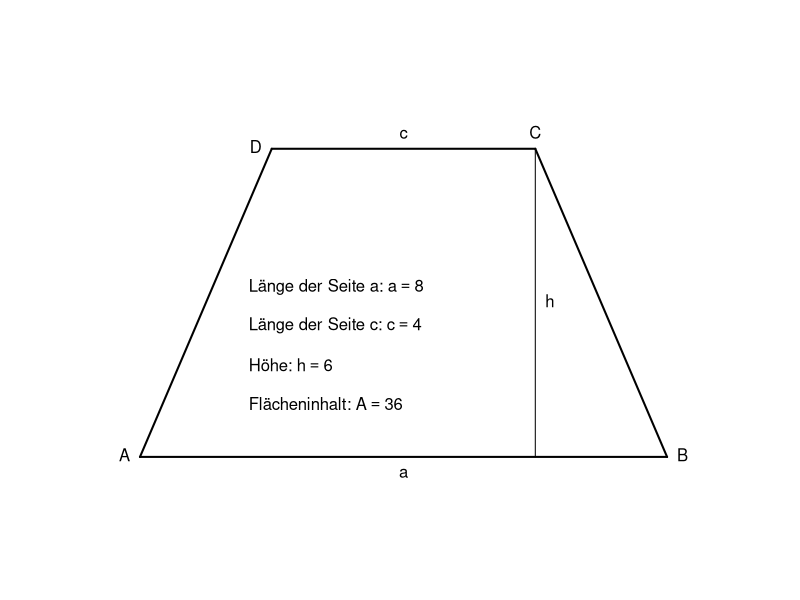

This figure's R source:
## ---- chunk 1
B <- c(8,0); C <- c(6,6); D <- c(2,6)
meinTrapez<-function(A=c(0,0), B=B, C=C, D=D, Cy_max=6){
plot(x = c(A[1],B[1]),y = c(A[2],B[2]),type="l",xlim=c(-0.5,C[1]+3),ylim=c(-0.5,C[2]+1), axes=F,col=1,lwd=2,xlab = "",ylab="")
lines(x = c(B[1],C[1]),y = c(B[2],C[2]), col=1, lwd=2)
lines(x = c(C[1],D[1]),y = c(C[2],D[2]), col=1, lwd=2)
lines(x = c(D[1],A[1]),y = c(D[2],A[2]), col=1, lwd=2)
lines(x=c(6,6), y=c(0,6), col=1, lwd=1)
text(A[1], A[2], labels = "A", pos = 2)
text(B[1], B[2], labels = "B", pos = 4)
text(C[1], C[2], labels = "C", pos = 3)
text(D[1], D[2], labels = "D", pos = 2)
text(x=4, y=0, labels = "a", col=1, pos = 1)
text(x=4, y=6, labels = "c", col=1, pos = 3)
text(x= 6 , y=C[2]/2 , labels = expression(h), col=1, pos = 4)
fl <- round(0.5*((B[1]-A[1])+(C[1]-D[1]))*C[2],2)
text(x = 1.5, y = Cy_max-2.75,      labels = bquote("Länge der Seite a:"~a==.(round(B[1],2))), pos=4)
text(x = 1.5, y = Cy_max-3.5,      labels = bquote("Länge der Seite c:"~c==.(round((C[1]-D[1]),2))), pos=4)
text(x = 1.5, y = Cy_max-4.25,      labels = bquote("Höhe:"~h==.(round(C[2],2))), pos=4)
text(x = 1.5, y = Cy_max-5, labels = bquote("Flächeninhalt:"~A==.(fl)),pos=4)
}
meinTrapez(B = c(8,0), C = c(6,6), D = c(2, 6))
